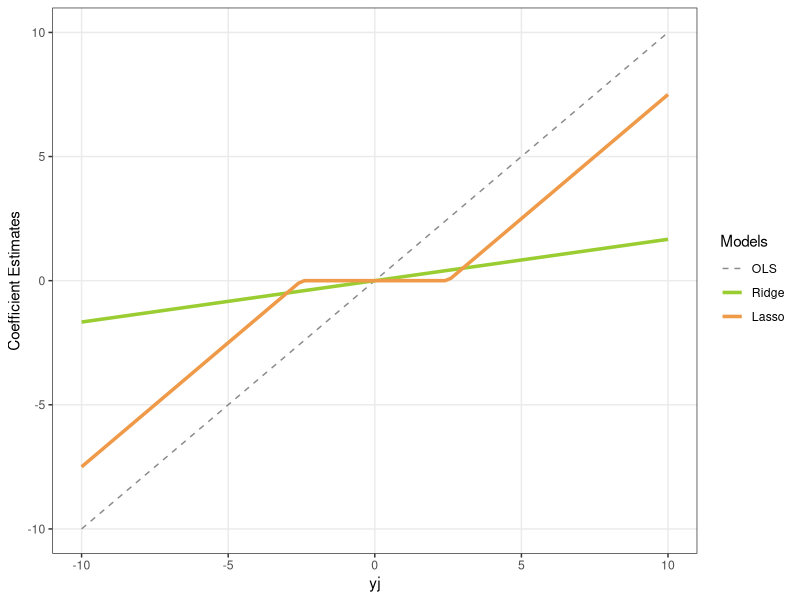

Write the R code that produced this figure.
## ---- chunk 1
library(ggplot2)
lambda <- 5
ols <- function(x) x
ridge <- function(x) x/(1+lambda)
lasso <-function(x) ifelse(x > lambda/2, x-lambda/2,
   ifelse(x < -lambda/2, x+lambda/2, 
   ifelse( -lambda/2 <= x & x <= lambda/2, 0, 0)))


ggplot() +
  xlim(-10, 10)+
  geom_function(fun = ols,
                aes(color = 'OLS'),
                linetype = "dashed") +
  geom_function (fun = ridge,
                 aes(color = 'Ridge'),
                 lwd = 1.2)+
  geom_function(fun = lasso,
                aes(color = 'Lasso'),
                lwd = 1.2) +
  theme_bw()+
  theme(panel.grid.minor.x = element_blank(),
        panel.grid.minor.y = element_blank())+
  scale_color_manual(name = 'Models',
                     breaks = c('OLS', 'Ridge', 'Lasso'),
                     values = c('OLS'='gray54', 'Ridge'='olivedrab3', 'Lasso'='tan2'))+
  labs(y = "Coefficient Estimates", x = "yj")
  
